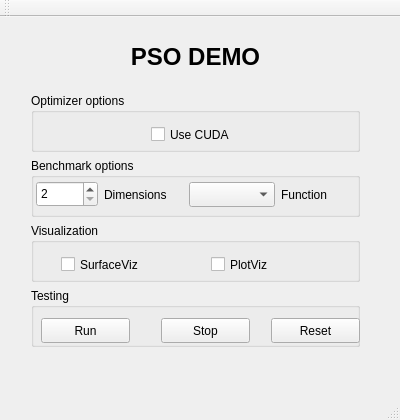
<?xml version="1.0" encoding="UTF-8"?>
<ui version="4.0">
 <class>MainWindow</class>
 <widget class="QMainWindow" name="MainWindow">
  <property name="geometry">
   <rect>
    <x>0</x>
    <y>0</y>
    <width>400</width>
    <height>420</height>
   </rect>
  </property>
  <property name="minimumSize">
   <size>
    <width>400</width>
    <height>420</height>
   </size>
  </property>
  <property name="maximumSize">
   <size>
    <width>400</width>
    <height>420</height>
   </size>
  </property>
  <property name="windowTitle">
   <string>MainWindow</string>
  </property>
  <widget class="QWidget" name="m_centralWidget">
   <widget class="QWidget" name="verticalLayoutWidget">
    <property name="geometry">
     <rect>
      <x>20</x>
      <y>0</y>
      <width>351</width>
      <height>341</height>
     </rect>
    </property>
    <layout class="QVBoxLayout" name="m_mainVLayout">
     <item>
      <widget class="QLabel" name="label">
       <property name="text">
        <string>&lt;html&gt;&lt;head/&gt;&lt;body&gt;&lt;p align=&quot;center&quot;&gt;&lt;span style=&quot; font-size:18pt; font-weight:600;&quot;&gt;PSO DEMO&lt;/span&gt;&lt;/p&gt;&lt;/body&gt;&lt;/html&gt;</string>
       </property>
       <property name="textFormat">
        <enum>Qt::RichText</enum>
       </property>
      </widget>
     </item>
     <item>
      <widget class="QGroupBox" name="m_groupBoxOptimizer">
       <property name="title">
        <string>Optimizer options</string>
       </property>
       <widget class="QCheckBox" name="m_chbxCuda">
        <property name="geometry">
         <rect>
          <x>120</x>
          <y>30</y>
          <width>92</width>
          <height>23</height>
         </rect>
        </property>
        <property name="text">
         <string>Use CUDA</string>
        </property>
       </widget>
      </widget>
     </item>
     <item>
      <widget class="QGroupBox" name="m_groupBoxBenchmark">
       <property name="title">
        <string>Benchmark options</string>
       </property>
       <widget class="QLabel" name="m_lblFcnName">
        <property name="geometry">
         <rect>
          <x>250</x>
          <y>10</y>
          <width>62</width>
          <height>53</height>
         </rect>
        </property>
        <property name="text">
         <string>Function</string>
        </property>
       </widget>
       <widget class="QLabel" name="m_lblFcnDimns">
        <property name="geometry">
         <rect>
          <x>73</x>
          <y>10</y>
          <width>79</width>
          <height>53</height>
         </rect>
        </property>
        <property name="text">
         <string>Dimensions</string>
        </property>
       </widget>
       <widget class="QComboBox" name="m_cobxFcnName">
        <property name="geometry">
         <rect>
          <x>158</x>
          <y>24</y>
          <width>86</width>
          <height>25</height>
         </rect>
        </property>
       </widget>
       <widget class="QSpinBox" name="m_spboxDimns">
        <property name="geometry">
         <rect>
          <x>5</x>
          <y>23</y>
          <width>62</width>
          <height>26</height>
         </rect>
        </property>
        <property name="minimum">
         <number>2</number>
        </property>
        <property name="maximum">
         <number>20</number>
        </property>
       </widget>
      </widget>
     </item>
     <item>
      <widget class="QGroupBox" name="m_groupBoxViz">
       <property name="title">
        <string>Visualization</string>
       </property>
       <widget class="QCheckBox" name="m_chbxSurface">
        <property name="geometry">
         <rect>
          <x>30</x>
          <y>30</y>
          <width>92</width>
          <height>23</height>
         </rect>
        </property>
        <property name="text">
         <string>SurfaceViz</string>
        </property>
       </widget>
       <widget class="QCheckBox" name="m_chbxPlot">
        <property name="geometry">
         <rect>
          <x>180</x>
          <y>30</y>
          <width>92</width>
          <height>23</height>
         </rect>
        </property>
        <property name="text">
         <string>PlotViz</string>
        </property>
       </widget>
      </widget>
     </item>
     <item>
      <widget class="QGroupBox" name="m_groupBoxTesting">
       <property name="title">
        <string>Testing</string>
       </property>
       <widget class="QPushButton" name="m_btnRun">
        <property name="geometry">
         <rect>
          <x>10</x>
          <y>30</y>
          <width>89</width>
          <height>25</height>
         </rect>
        </property>
        <property name="text">
         <string>Run</string>
        </property>
       </widget>
       <widget class="QPushButton" name="m_btnStop">
        <property name="geometry">
         <rect>
          <x>130</x>
          <y>30</y>
          <width>89</width>
          <height>25</height>
         </rect>
        </property>
        <property name="text">
         <string>Stop</string>
        </property>
       </widget>
       <widget class="QPushButton" name="m_btnReset">
        <property name="geometry">
         <rect>
          <x>240</x>
          <y>30</y>
          <width>89</width>
          <height>25</height>
         </rect>
        </property>
        <property name="text">
         <string>Reset</string>
        </property>
       </widget>
      </widget>
     </item>
    </layout>
   </widget>
  </widget>
  <widget class="QMenuBar" name="menuBar">
   <property name="geometry">
    <rect>
     <x>0</x>
     <y>0</y>
     <width>400</width>
     <height>22</height>
    </rect>
   </property>
  </widget>
  <widget class="QToolBar" name="mainToolBar">
   <attribute name="toolBarArea">
    <enum>TopToolBarArea</enum>
   </attribute>
   <attribute name="toolBarBreak">
    <bool>false</bool>
   </attribute>
  </widget>
  <widget class="QStatusBar" name="statusBar"/>
 </widget>
 <layoutdefault spacing="6" margin="11"/>
 <resources/>
 <connections/>
</ui>
